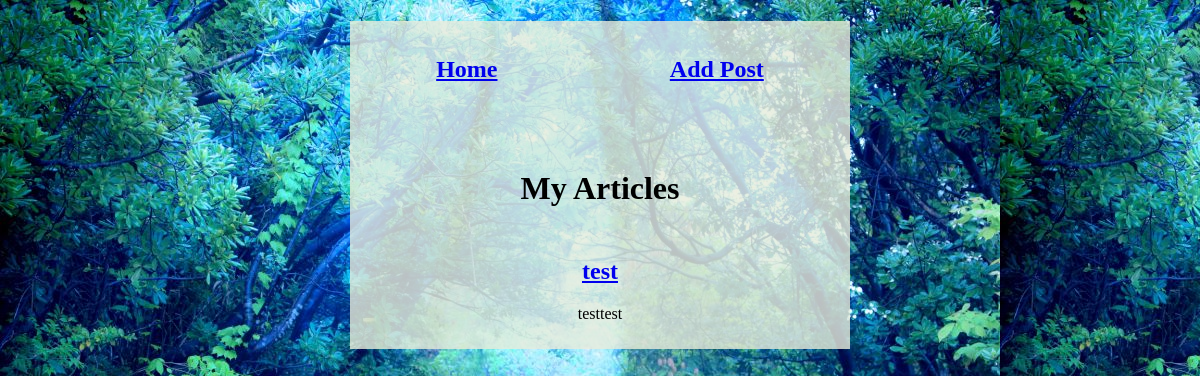
Before: / with the older database file.
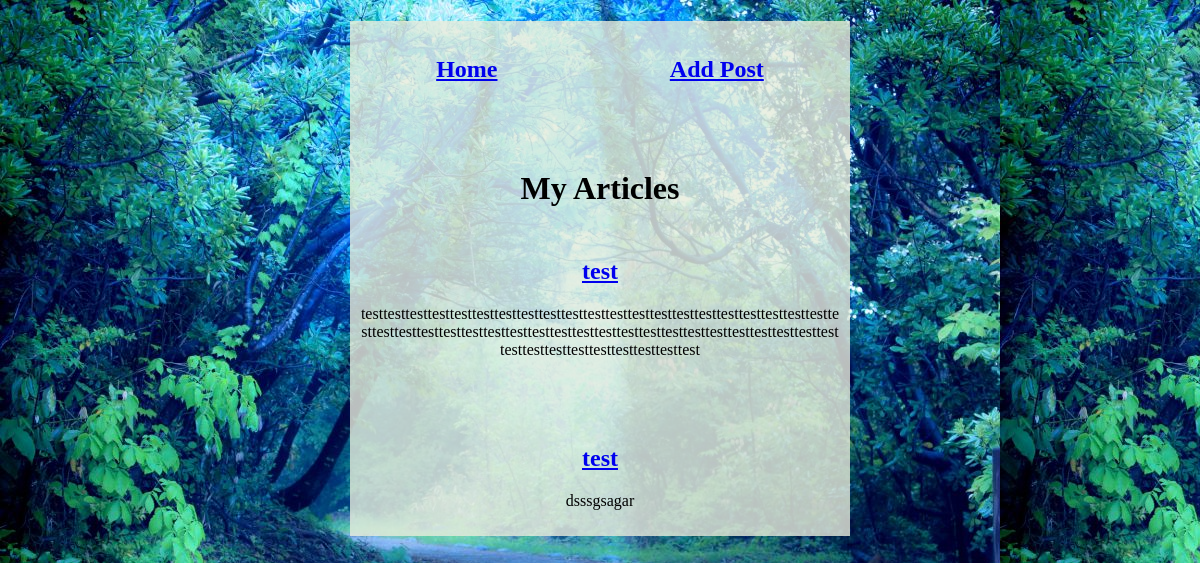
After: the same page with the newer database file.
### blogs/models.py (models this page shows, shortened)
class Post(models.Model):
    title = models.CharField(max_length=255)
    text = models.TextField()
    author = models.ForeignKey(
        'auth.User',
        on_delete=models.CASCADE,
    )
    created_at = models.DateTimeField(auto_now_add=True)
    updated_at = models.DateTimeField(auto_now=True)

### blogs/views.py (the view)
# urls.py: path('', views.IndexView.as_view(), name='index'),  # url is /
class IndexView(generic.ListView):
    model = Post
    paginate_by = 5
    ordering = ['-updated_at']
    template_name = 'blogs/index.html'

### blogs/templates/blogs/index.html (shortened to what this page needs)
{% extends 'blogs/base.html' %} {% block content %}
<h1>My Articles</h1>
<section class="post-list">
  <ul>
    {% for post in object_list %}
    <li class="item">
      <h2><a href="{% url 'blogs:detail' post.pk %}">{{ post.title }}</a></h2>
      <p>{{ post.text }}</p>
    </li>
    {% empty %}
    <li class="no-post">
      <p>No articles yet.</p>
      <p><a class="act" href="{% url 'blogs:create' %}">Add New Post</a></p>
    </li>
    {% endfor %}
  </ul>
</section>
 {% endblock %}

### blogs/templates/blogs/base.html (shortened to what this page needs)
{% load static %}
<!DOCTYPE html>
<html>
  <head>
    <link href="{% static 'blogs/css/style.css' %}" rel="stylesheet" />
  </head>
  <body>
    <div class="container">
      <header>
        <nav>
          <ul class="parent-container">
            <li class='parent-item'>
              <h2><a href="{% url 'blogs:index' %}">Home</a></h2>
            </li>
            <li class='parent-item'>
              <h2 class="add "><a href="{% url 'blogs:create' %}" class="act">Add Post</a><h2/>
            </li>
          </ul>
        </nav>
      </header>
      <div class="content">
        {% block content %} {% endblock %}
      </div>
    </div>
  </body>
</html>

### blogs/static/blogs/css/style.css (style rules this page uses)
ul { padding: 0; }
body { background-image: url("../images/shizen.jpg"); font-family: "arial unicode ms"; text-align: center; }
.parent-container { display: flex; justify-content: space-around; }
.parent-item { padding: 15px; }
.container { background-color: rgba(233, 237, 221, 0.8); word-wrap: break-word; width: 500px; margin: 0 auto; }
li { list-style: none; margin-bottom: 30px; }
.item { padding: 10px; }

Changed rows visible on the page:
removed Post: title "test", text "testtest"
added Post: title "test", text "testtesttesttesttesttesttesttesttesttesttesttesttesttesttesttesttesttesttesttesttesttesttesttesttesttesttesttesttesttesttesttesttesttesttesttesttesttesttesttesttesttesttesttesttesttesttesttesttesttesttesttest"
added Post: title "test", text "dsssgsagar"
